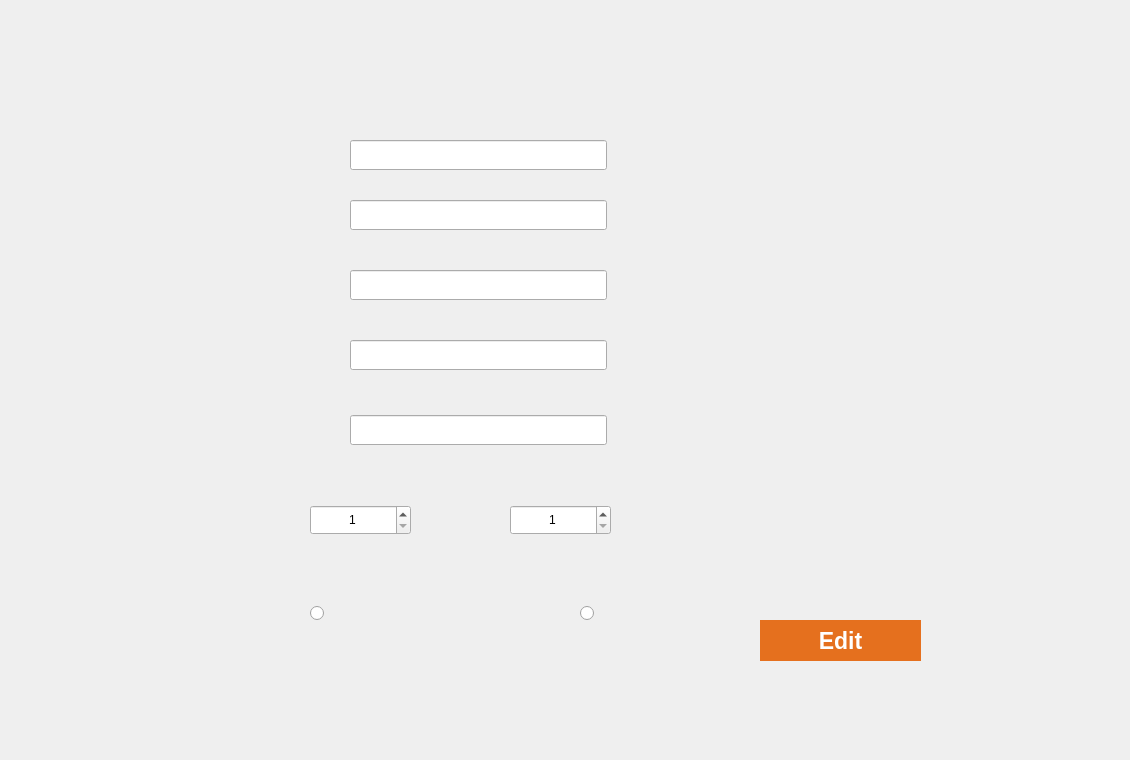
     <widget class="QWidget" name="StudentsNew">
      <widget class="QLabel" name="windowNew">
       <property name="geometry">
        <rect>
         <x>-14</x>
         <y>-25</y>
         <width>1121</width>
         <height>751</height>
        </rect>
       </property>
       <property name="font">
        <font>
         <pointsize>48</pointsize>
        </font>
       </property>
       <property name="styleSheet">
        <string notr="true">background-image: url(:/assists/All_Materials/frame4.png);</string>
       </property>
       <property name="text">
        <string/>
       </property>
      </widget>
      <widget class="QLabel" name="label_12">
       <property name="geometry">
        <rect>
         <x>40</x>
         <y>50</y>
         <width>301</width>
         <height>41</height>
        </rect>
       </property>
       <property name="text">
        <string/>
       </property>
       <property name="pixmap">
        <pixmap resource="Materials.qrc">:/assists/All_Materials/Students_ Info.png</pixmap>
       </property>
      </widget>
      <widget class="QLabel" name="label_2">
       <property name="geometry">
        <rect>
         <x>240</x>
         <y>130</y>
         <width>671</width>
         <height>511</height>
        </rect>
       </property>
       <property name="styleSheet">
        <string notr="true">background-image: url(:/assists/All_Materials/User_Edit.png);</string>
       </property>
       <property name="text">
        <string/>
       </property>
      </widget>
      <widget class="QPushButton" name="logoutfull_2">
       <property name="geometry">
        <rect>
         <x>760</x>
         <y>620</y>
         <width>161</width>
         <height>41</height>
        </rect>
       </property>
       <property name="font">
        <font>
         <pointsize>17</pointsize>
         <italic>false</italic>
         <bold>true</bold>
        </font>
       </property>
       <property name="cursor">
        <cursorShape>PointingHandCursor</cursorShape>
       </property>
       <property name="styleSheet">
        <string notr="true">background-image: url(:/assists/All_Materials/Rectangle 1380.png);
color: rgb(255, 255, 255);
background-color: rgb(229, 112, 30);
border-radius:50%;
border: none;
</string>
       </property>
       <property name="text">
        <string>Edit</string>
       </property>
      </widget>
      <widget class="QRadioButton" name="male">
       <property name="geometry">
        <rect>
         <x>310</x>
         <y>598</y>
         <width>91</width>
         <height>31</height>
        </rect>
       </property>
       <property name="font">
        <font>
         <pointsize>10</pointsize>
         <bold>true</bold>
        </font>
       </property>
       <property name="text">
        <string/>
       </property>
       <property name="icon">
        <iconset resource="Login-Register.qrc">
         <normaloff>:/Icons/All_Materials/Icons/Male Icon.png</normaloff>:/Icons/All_Materials/Icons/Male Icon.png</iconset>
       </property>
       <property name="iconSize">
        <size>
         <width>35</width>
         <height>30</height>
        </size>
       </property>
      </widget>
      <widget class="QRadioButton" name="female">
       <property name="geometry">
        <rect>
         <x>580</x>
         <y>598</y>
         <width>101</width>
         <height>31</height>
        </rect>
       </property>
       <property name="font">
        <font>
         <pointsize>10</pointsize>
         <bold>true</bold>
        </font>
       </property>
       <property name="text">
        <string/>
       </property>
       <property name="icon">
        <iconset resource="Login-Register.qrc">
         <normaloff>:/Icons/All_Materials/Icons/Female Icon.png</normaloff>:/Icons/All_Materials/Icons/Female Icon.png</iconset>
       </property>
       <property name="iconSize">
        <size>
         <width>25</width>
         <height>30</height>
        </size>
       </property>
      </widget>
      <widget class="QSpinBox" name="yearSpinBox">
       <property name="geometry">
        <rect>
         <x>310</x>
         <y>505</y>
         <width>101</width>
         <height>30</height>
        </rect>
       </property>
       <property name="alignment">
        <set>Qt::AlignCenter</set>
       </property>
       <property name="minimum">
        <number>1</number>
       </property>
       <property name="maximum">
        <number>4</number>
       </property>
       <property name="value">
        <number>1</number>
       </property>
      </widget>
      <widget class="QSpinBox" name="yearSpinBox_2">
       <property name="geometry">
        <rect>
         <x>510</x>
         <y>505</y>
         <width>101</width>
         <height>30</height>
        </rect>
       </property>
       <property name="alignment">
        <set>Qt::AlignCenter</set>
       </property>
       <property name="minimum">
        <number>1</number>
       </property>
       <property name="maximum">
        <number>4</number>
       </property>
       <property name="value">
        <number>1</number>
       </property>
      </widget>
      <widget class="QLineEdit" name="idLineEdit">
       <property name="geometry">
        <rect>
         <x>350</x>
         <y>140</y>
         <width>257</width>
         <height>30</height>
        </rect>
       </property>
       <property name="font">
        <font>
         <pointsize>12</pointsize>
         <bold>true</bold>
        </font>
       </property>
      </widget>
      <widget class="QLineEdit" name="idLineEdit_2">
       <property name="geometry">
        <rect>
         <x>350</x>
         <y>200</y>
         <width>257</width>
         <height>30</height>
        </rect>
       </property>
       <property name="font">
        <font>
         <pointsize>12</pointsize>
         <bold>true</bold>
        </font>
       </property>
      </widget>
      <widget class="QLineEdit" name="idLineEdit_3">
       <property name="geometry">
        <rect>
         <x>350</x>
         <y>270</y>
         <width>257</width>
         <height>30</height>
        </rect>
       </property>
       <property name="font">
        <font>
         <pointsize>12</pointsize>
         <bold>true</bold>
        </font>
       </property>
      </widget>
      <widget class="QLineEdit" name="idLineEdit_4">
       <property name="geometry">
        <rect>
         <x>350</x>
         <y>340</y>
         <width>257</width>
         <height>30</height>
        </rect>
       </property>
       <property name="font">
        <font>
         <pointsize>12</pointsize>
         <bold>true</bold>
        </font>
       </property>
      </widget>
      <widget class="QLineEdit" name="idLineEdit_5">
       <property name="geometry">
        <rect>
         <x>350</x>
         <y>415</y>
         <width>257</width>
         <height>30</height>
        </rect>
       </property>
       <property name="font">
        <font>
         <pointsize>12</pointsize>
         <bold>true</bold>
        </font>
       </property>
      </widget>
     </widget>
